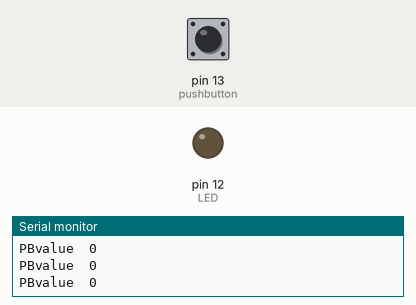
Recording of a sketch running on a simulated Arduino Uno, built with avr-gcc and run on an emulated ATmega328P. Shown: output pins drawn as LEDs (lit = HIGH), the last lines printed to the serial monitor. Inputs (shaded band) come from the test bench; at power-on: pin 13 (pushbutton) HIGH.

Above: at 2.8 s.
2.9 s: pin 13 (pushbutton) pulled LOW for 1.2 s
At 3.6 s:
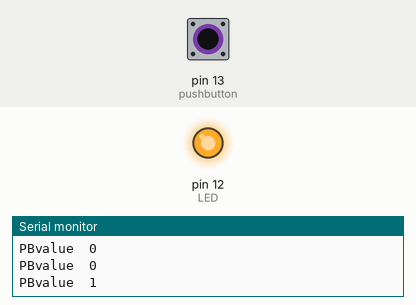
6.5 s: pin 13 (pushbutton) pulled LOW for 3.2 s
At 11.4 s:
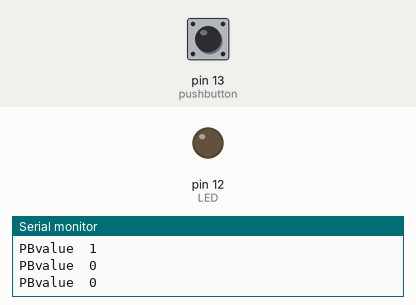
Timing chart, 0 to 12.9 s (numbered marks = the images above; inputs shaded):
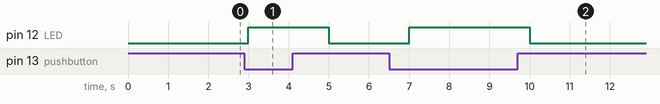

The sketch:

ALPHA._built_in_pull-up_serial_display_.ino
```cpp
/*
This program will demonstarte a serial display of the state of a pushbutton.
The program can be used in configuration of a built in pull-up resistor
and will show wether the pushbutton is on or off.
*/
int pushbutton= 13; //set pushbutton to pin 13
int LED= 12; //set LED to pin 12

void setup() {

pinMode(pushbutton, INPUT_PULLUP);  // set pushbutton (pin13) as a input
pinMode(LED ,OUTPUT); //set pin 12 as output
Serial.begin(9600); //set the baud rate that the monitor will read the values
}

void loop() {

int buttonState = digitalRead(pushbutton); /*set button state as an integer
to read inout 13, called "pushbutton" */
Serial.print("PBvalue"); //Monitor value name set
Serial.print("\t"); //leave a space
Serial.println(!buttonState); /* serial monitor display of the pushbutton,
"!" is to invert the value so that the value is display as 0 when pushbutton
is not pressed and 1 when pushbutton is pressed */

digitalWrite(LED ,!buttonState); //when conditions are met, energize pin 12
delay(1000); //add 1000 millisecond delay

}
```

Measured:
- after the input at 2.9 s, pin 12 (LED): LOW → HIGH after 0.10 s, → LOW 2.0 s later
- after the input at 6.5 s, pin 12 (LED): LOW → HIGH after 0.50 s, → LOW 3.0 s later
